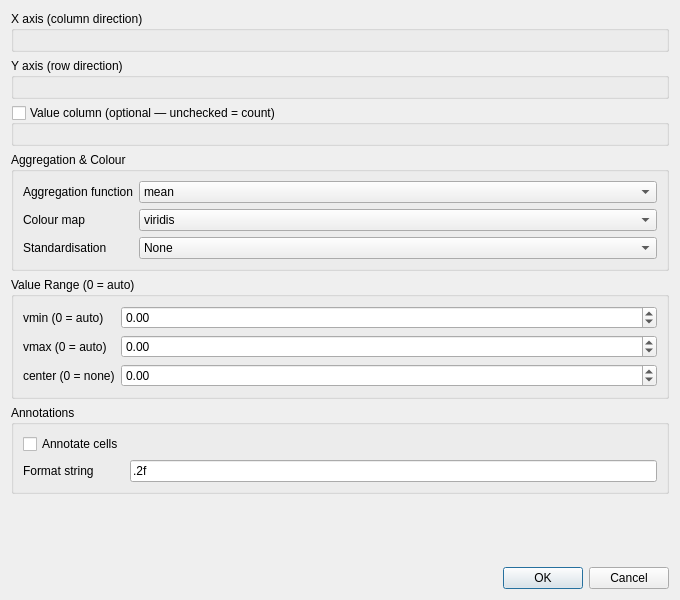
<?xml version="1.0" encoding="UTF-8"?>
<ui version="4.0">
 <class>DAChartAddStatsHeatmapWidget</class>
 <widget class="QWidget" name="DAChartAddStatsHeatmapWidget">
  <property name="geometry">
   <rect>
    <x>0</x>
    <y>0</y>
    <width>680</width>
    <height>600</height>
   </rect>
  </property>
  <property name="windowTitle">
   <string>Stats Heatmap Settings</string>
  </property>
  <layout class="QVBoxLayout" name="verticalLayoutMain">
   <item>
    <widget class="QGroupBox" name="groupBoxXData">
     <property name="title">
      <string>X axis (column direction)</string>
     </property>
     <property name="flat">
      <bool>true</bool>
     </property>
     <layout class="QVBoxLayout" name="verticalLayoutXData">
      <item>
       <widget class="DA::DAChartSeriesSelectWidget" name="selectWidgetXData"/>
      </item>
     </layout>
    </widget>
   </item>
   <item>
    <widget class="QGroupBox" name="groupBoxYData">
     <property name="title">
      <string>Y axis (row direction)</string>
     </property>
     <property name="flat">
      <bool>true</bool>
     </property>
     <layout class="QVBoxLayout" name="verticalLayoutYData">
      <item>
       <widget class="DA::DAChartSeriesSelectWidget" name="selectWidgetYData"/>
      </item>
     </layout>
    </widget>
   </item>
   <item>
    <widget class="QGroupBox" name="groupBoxValueColumn">
     <property name="title">
      <string>Value column (optional — unchecked = count)</string>
     </property>
     <property name="flat">
      <bool>true</bool>
     </property>
     <property name="checkable">
      <bool>true</bool>
     </property>
     <property name="checked">
      <bool>false</bool>
     </property>
     <layout class="QVBoxLayout" name="verticalLayoutValue">
      <item>
       <widget class="DA::DAChartSeriesSelectWidget" name="selectWidgetValue"/>
      </item>
     </layout>
    </widget>
   </item>
   <item>
    <widget class="QGroupBox" name="groupBoxAggregation">
     <property name="title">
      <string>Aggregation &amp;&amp; Colour</string>
     </property>
     <property name="flat">
      <bool>true</bool>
     </property>
     <layout class="QFormLayout" name="formLayoutAggregation">
      <item row="0" column="0">
       <widget class="QLabel" name="labelAggfunc">
        <property name="text">
         <string>Aggregation function</string>
        </property>
       </widget>
      </item>
      <item row="0" column="1">
       <widget class="QComboBox" name="comboBoxAggfunc">
        <item>
         <property name="text">
          <string>mean</string>
         </property>
        </item>
        <item>
         <property name="text">
          <string>sum</string>
         </property>
        </item>
        <item>
         <property name="text">
          <string>count</string>
         </property>
        </item>
        <item>
         <property name="text">
          <string>median</string>
         </property>
        </item>
        <item>
         <property name="text">
          <string>max</string>
         </property>
        </item>
        <item>
         <property name="text">
          <string>min</string>
         </property>
        </item>
       </widget>
      </item>
      <item row="1" column="0">
       <widget class="QLabel" name="labelCmap">
        <property name="text">
         <string>Colour map</string>
        </property>
       </widget>
      </item>
      <item row="1" column="1">
       <widget class="QComboBox" name="comboBoxCmap">
        <item>
         <property name="text">
          <string>viridis</string>
         </property>
        </item>
        <item>
         <property name="text">
          <string>plasma</string>
         </property>
        </item>
        <item>
         <property name="text">
          <string>inferno</string>
         </property>
        </item>
        <item>
         <property name="text">
          <string>magma</string>
         </property>
        </item>
        <item>
         <property name="text">
          <string>cividis</string>
         </property>
        </item>
        <item>
         <property name="text">
          <string>coolwarm</string>
         </property>
        </item>
        <item>
         <property name="text">
          <string>RdBu_r</string>
         </property>
        </item>
       </widget>
      </item>
      <item row="2" column="0">
       <widget class="QLabel" name="labelStandardScale">
        <property name="text">
         <string>Standardisation</string>
        </property>
       </widget>
      </item>
      <item row="2" column="1">
       <widget class="QComboBox" name="comboBoxStandardScale">
        <item>
         <property name="text">
          <string>None</string>
         </property>
        </item>
        <item>
         <property name="text">
          <string>row</string>
         </property>
        </item>
        <item>
         <property name="text">
          <string>column</string>
         </property>
        </item>
       </widget>
      </item>
     </layout>
    </widget>
   </item>
   <item>
    <widget class="QGroupBox" name="groupBoxRange">
     <property name="title">
      <string>Value Range (0 = auto)</string>
     </property>
     <property name="flat">
      <bool>true</bool>
     </property>
     <layout class="QFormLayout" name="formLayoutRange">
      <item row="0" column="0">
       <widget class="QLabel" name="labelVmin">
        <property name="text">
         <string>vmin (0 = auto)</string>
        </property>
       </widget>
      </item>
      <item row="0" column="1">
       <widget class="QDoubleSpinBox" name="doubleSpinBoxVmin">
        <property name="minimum">
         <double>-1000000.000000000000000</double>
        </property>
        <property name="maximum">
         <double>1000000.000000000000000</double>
        </property>
        <property name="singleStep">
         <double>0.100000000000000</double>
        </property>
        <property name="value">
         <double>0.000000000000000</double>
        </property>
       </widget>
      </item>
      <item row="1" column="0">
       <widget class="QLabel" name="labelVmax">
        <property name="text">
         <string>vmax (0 = auto)</string>
        </property>
       </widget>
      </item>
      <item row="1" column="1">
       <widget class="QDoubleSpinBox" name="doubleSpinBoxVmax">
        <property name="minimum">
         <double>-1000000.000000000000000</double>
        </property>
        <property name="maximum">
         <double>1000000.000000000000000</double>
        </property>
        <property name="singleStep">
         <double>0.100000000000000</double>
        </property>
        <property name="value">
         <double>0.000000000000000</double>
        </property>
       </widget>
      </item>
      <item row="2" column="0">
       <widget class="QLabel" name="labelCenter">
        <property name="text">
         <string>center (0 = none)</string>
        </property>
       </widget>
      </item>
      <item row="2" column="1">
       <widget class="QDoubleSpinBox" name="doubleSpinBoxCenter">
        <property name="minimum">
         <double>-1000000.000000000000000</double>
        </property>
        <property name="maximum">
         <double>1000000.000000000000000</double>
        </property>
        <property name="singleStep">
         <double>0.100000000000000</double>
        </property>
        <property name="value">
         <double>0.000000000000000</double>
        </property>
       </widget>
      </item>
     </layout>
    </widget>
   </item>
   <item>
    <widget class="QGroupBox" name="groupBoxAnnot">
     <property name="title">
      <string>Annotations</string>
     </property>
     <property name="flat">
      <bool>true</bool>
     </property>
     <layout class="QFormLayout" name="formLayoutAnnot">
      <item row="0" column="0">
       <widget class="QCheckBox" name="checkBoxAnnot">
        <property name="text">
         <string>Annotate cells</string>
        </property>
       </widget>
      </item>
      <item row="1" column="0">
       <widget class="QLabel" name="labelFmt">
        <property name="text">
         <string>Format string</string>
        </property>
       </widget>
      </item>
      <item row="1" column="1">
       <widget class="QLineEdit" name="lineEditFmt">
        <property name="text">
         <string>.2f</string>
        </property>
       </widget>
      </item>
     </layout>
    </widget>
   </item>
   <item>
    <spacer name="verticalSpacer">
     <property name="orientation">
      <enum>Qt::Vertical</enum>
     </property>
     <property name="sizeHint" stdset="0">
      <size>
       <width>20</width>
       <height>40</height>
      </size>
     </property>
    </spacer>
   </item>
   <item>
    <widget class="QDialogButtonBox" name="buttonBox">
     <property name="standardButtons">
      <set>QDialogButtonBox::Cancel|QDialogButtonBox::Ok</set>
     </property>
    </widget>
   </item>
  </layout>
 </widget>
 <customwidgets>
  <customwidget>
   <class>DA::DAChartSeriesSelectWidget</class>
   <extends>QWidget</extends>
   <header>DAChartSeriesSelectWidget.h</header>
  </customwidget>
 </customwidgets>
 <resources/>
 <connections/>
</ui>
